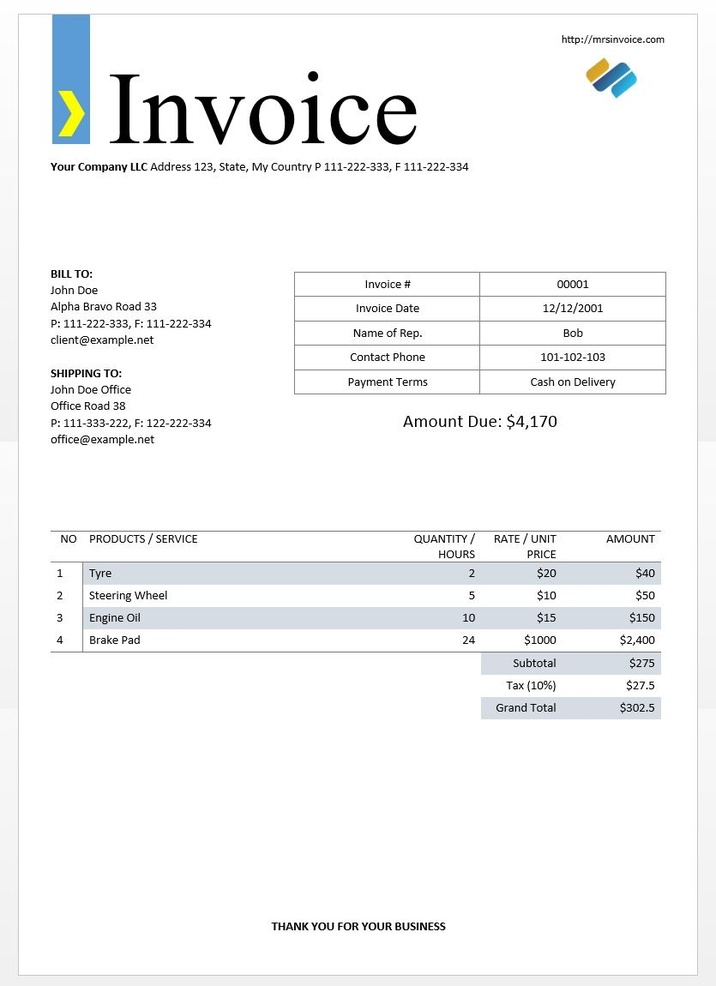
#> input picture invoice.jpg, 716 x 986 px, shrunk from 835 x 1150 before the run
$ python receipt.py
#> lines starting #> are read from the running program, lines starting #| are printed output that depends on the picture; after the words box and inside, x2 and y2 are one past the last pixel; in counts of white or black regions, pixels touching at a corner belong together
import cv2
import numpy as np
import pytesseract

def get_grayscale(img):
    return cv2.cvtColor(img, cv2.COLOR_BGR2GRAY)

def thresholding(img):
    return cv2.threshold(img, 0, 255, cv2.THRESH_BINARY + cv2.THRESH_OTSU)[1]

def opening(img):
    kernel = np.ones((5,5),np.uint8)
    return cv2.morphologyEx(img, cv2.MORPH_OPEN, kernel)

def canny(img):
    return cv2.Canny(img, 200, 125)

img = cv2.imread('invoice.jpg')
#> img is the input picture: shape (986, 716, 3); mean B, G, R 246, 245.5, 244.8
pytesseract.pytesseract.tesseract_cmd=r"C:\Program Files\Tesseract-OCR\tesseract.exe"
h, w, c = img.shape
#> h = 986; w = 716; c = 3
dst = cv2.fastNlMeansDenoisingColored(img, None, 10, 10, 7, 15)
gray = get_grayscale(dst)
thresh = thresholding(gray)
#> in thresholding, `return cv2.threshold(img, 0, 255, cv2.THRESH_BINARY + cv2.THRESH_OTSU)..`:
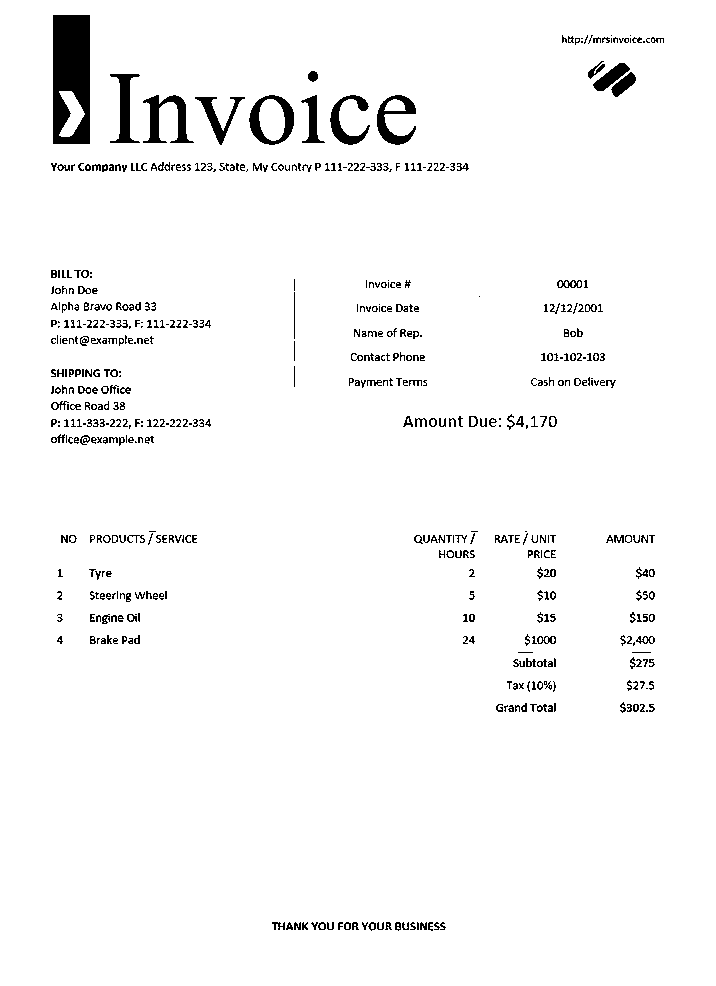
#> returned value: shape (986, 716); 96.9% white; 531 black regions (189 under 20 px), largest, box (x1, y1, x2, y2) and area: (53, 15, 90, 144) 4133, (143, 95, 194, 143) 993, (249, 95, 294, 145) 890
opening = opening(gray)
#> in opening, `return cv2.morphologyEx(img, cv2.MORPH_OPEN, kernel)`:
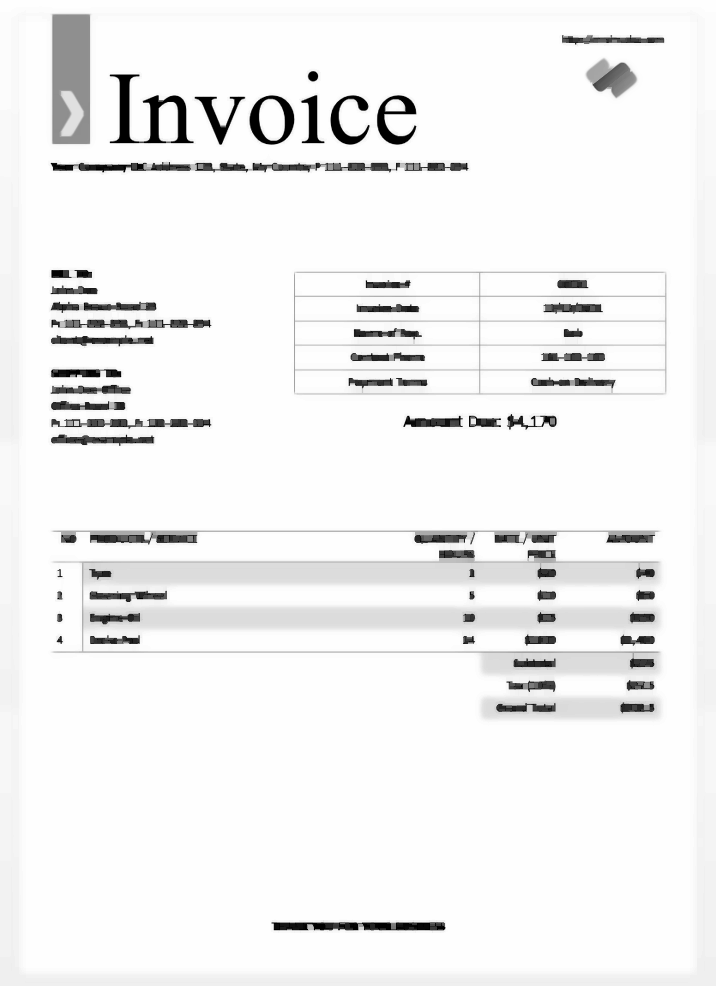
#> returned value: shape (986, 716); min 0, max 254, mean 241.5
canny = canny(gray)
#> in canny, `return cv2.Canny(img, 200, 125)`:
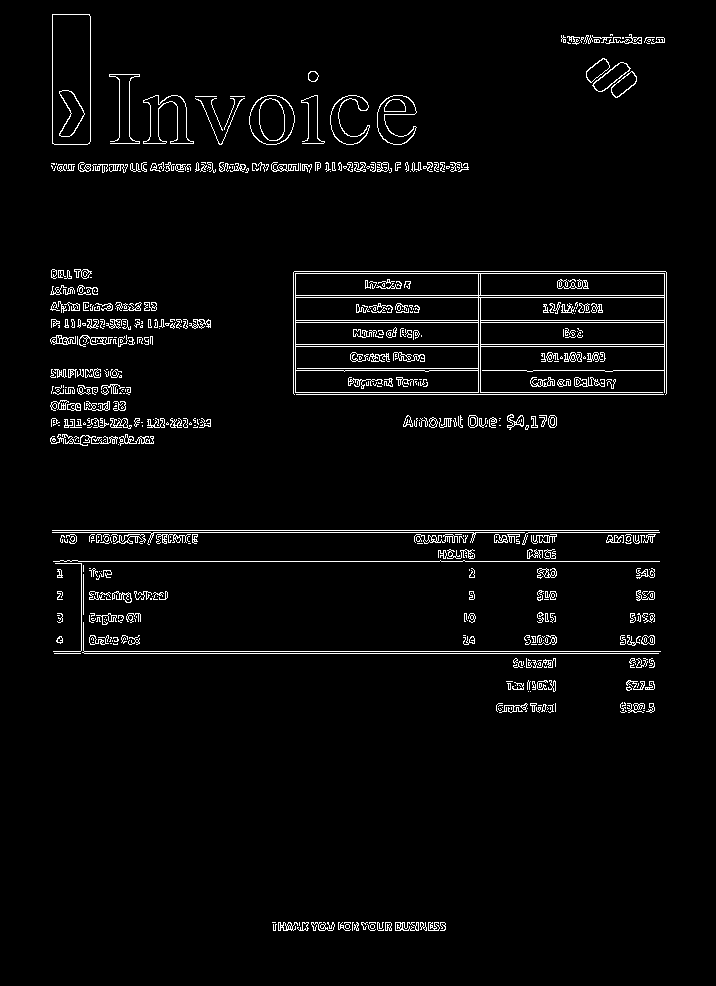
#> returned value: shape (986, 716); 3.4% white in thin lines or dots, all inside (x1, y1, x2, y2) = (50, 14, 667, 931)
#> (the run stopped early here; a loop or call above may not have finished)
